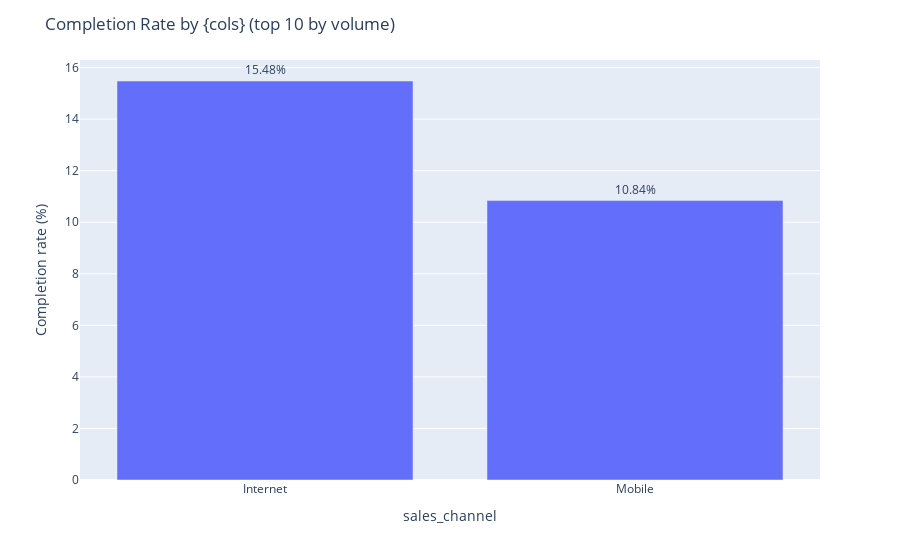
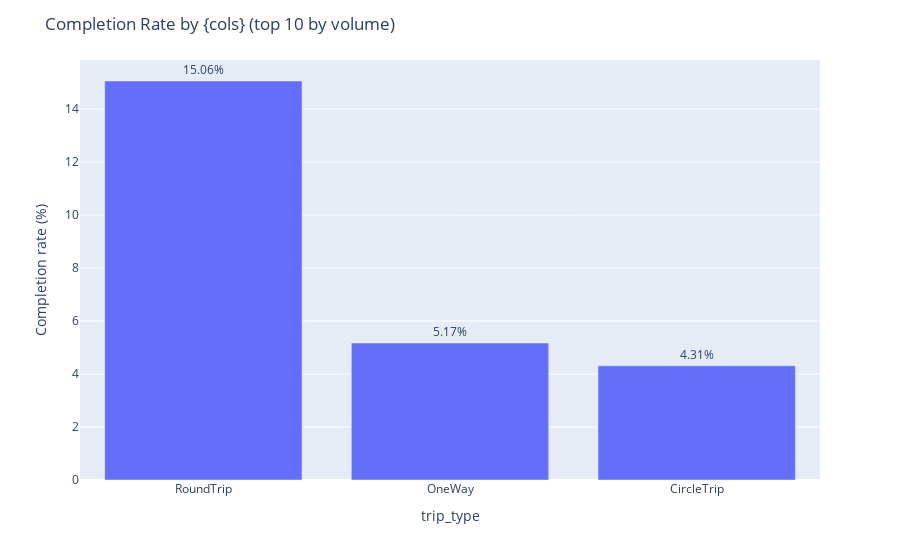
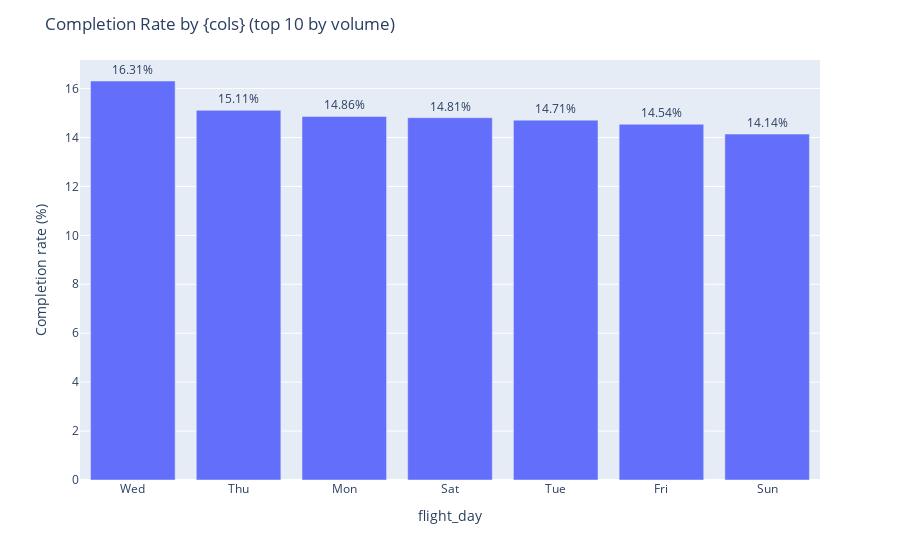

The notebook cell saved with these charts, in order:
### Code cell
import pandas as pd
import plotly.express as px

# Fix: Explicitly set target as string column name
target = 'booking_complete'

def completion_rate_table(df, col, target='booking_complete'):
    # Add debugging and validation
    print(f"target = {target}, type = {type(target)}")
    print(f"df columns: {list(df.columns)}")
    
    if col not in df.columns:
        raise KeyError(f"Column '{col}' not found. Available: {list(df.columns)}")
    if target not in df.columns:
        raise KeyError(f"Target '{target}' not found. Available: {list(df.columns)}")
    
    out = (df.groupby(col, dropna=False)[target]
             .mean()
             .rename('completion_rate')
             .to_frame())
   
    out['count'] = df[col].value_counts().reindex(out.index)
    display(out)
    return (out * 100).round(2).reset_index()

# Top 10 booking_origin by frequency  
for cols in cat_cols:
    top_origins = df['booking_origin'].value_counts().head(10).index
    df_booking_origin = df[df['booking_origin'].isin(top_origins)]

    # Now this should work:
    rates = completion_rate_table(df, cols, target)

    fig = px.bar(rates, x=cols, y='completion_rate',
                hover_data=['count'], text='completion_rate')
    fig.update_traces(texttemplate='%{text:.2f}%', textposition='outside')
    fig.update_layout(xaxis={'categoryorder': 'total descending'},
                    yaxis_title='Completion rate (%)',
                    title='Completion Rate by {cols} (top 10 by volume)')
    fig.show()

### Figure 1 — Plotly figure (JSON) as saved in the notebook; plotly's stock layout.template omitted (floating-point values rounded to 4 significant figures)
{"data": [{"customdata": [[4438200], [561800]], "hovertemplate": "sales_channel=%{x}<br>completion_rate=%{text}<br>count=%{customdata[0]}<extra></extra>", "legendgroup": "", "marker": {"color": "#636efa", "pattern": {"shape": ""}}, "name": "", "orientation": "v", "showlegend": false, "text": [15.48, 10.84], "textposition": "outside", "texttemplate": "%{text:.2f}%", "type": "bar", "x": ["Internet", "Mobile"], "xaxis": "x", "y": [15.48, 10.84], "yaxis": "y"}], "layout": {"barmode": "relative", "legend": {"tracegroupgap": 0}, "margin": {"t": 60}, "title": {"text": "Completion Rate by {cols} (top 10 by volume)"}, "xaxis": {"anchor": "y", "categoryorder": "total descending", "domain": [0, 1], "title": {"text": "sales_channel"}}, "yaxis": {"anchor": "x", "domain": [0, 1], "title": {"text": "Completion rate (%)"}}}}

### Figure 2 — Plotly figure (JSON) as saved in the notebook; plotly's stock layout.template omitted (floating-point values rounded to 4 significant figures)
{"data": [{"customdata": [[11600], [38700], [4949700]], "hovertemplate": "trip_type=%{x}<br>completion_rate=%{text}<br>count=%{customdata[0]}<extra></extra>", "legendgroup": "", "marker": {"color": "#636efa", "pattern": {"shape": ""}}, "name": "", "orientation": "v", "showlegend": false, "text": [4.31, 5.17, 15.06], "textposition": "outside", "texttemplate": "%{text:.2f}%", "type": "bar", "x": ["CircleTrip", "OneWay", "RoundTrip"], "xaxis": "x", "y": [4.31, 5.17, 15.06], "yaxis": "y"}], "layout": {"barmode": "relative", "legend": {"tracegroupgap": 0}, "margin": {"t": 60}, "title": {"text": "Completion Rate by {cols} (top 10 by volume)"}, "xaxis": {"anchor": "y", "categoryorder": "total descending", "domain": [0, 1], "title": {"text": "trip_type"}}, "yaxis": {"anchor": "x", "domain": [0, 1], "title": {"text": "Completion rate (%)"}}}}

### Figure 3 — Plotly figure (JSON) as saved in the notebook; plotly's stock layout.template omitted (floating-point values rounded to 4 significant figures)
{"data": [{"customdata": [[676100], [810200], [581200], [655400], [742400], [767300], [767400]], "hovertemplate": "flight_day=%{x}<br>completion_rate=%{text}<br>count=%{customdata[0]}<extra></extra>", "legendgroup": "", "marker": {"color": "#636efa", "pattern": {"shape": ""}}, "name": "", "orientation": "v", "showlegend": false, "text": [14.54, 14.86, 14.81, 14.14, 15.11, 14.71, 16.31], "textposition": "outside", "texttemplate": "%{text:.2f}%", "type": "bar", "x": ["Fri", "Mon", "Sat", "Sun", "Thu", "Tue", "Wed"], "xaxis": "x", "y": [14.54, 14.86, 14.81, 14.14, 15.11, 14.71, 16.31], "yaxis": "y"}], "layout": {"barmode": "relative", "legend": {"tracegroupgap": 0}, "margin": {"t": 60}, "title": {"text": "Completion Rate by {cols} (top 10 by volume)"}, "xaxis": {"anchor": "y", "categoryorder": "total descending", "domain": [0, 1], "title": {"text": "flight_day"}}, "yaxis": {"anchor": "x", "domain": [0, 1], "title": {"text": "Completion rate (%)"}}}}
